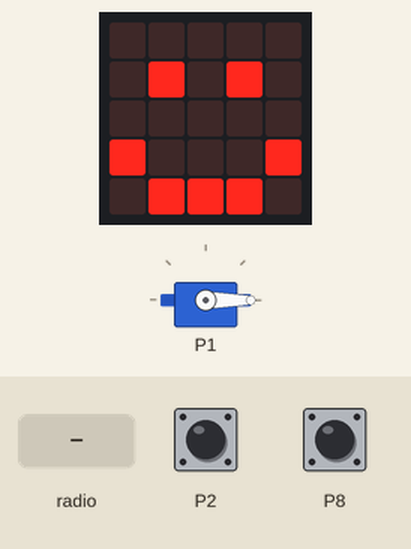
A program run on a simulated BBC micro:bit (MakeCode). Shown: servo, the board's 5×5 LED display. The inputs (shaded band) are chosen by the test bench; at power-on: P2 HIGH, P8 HIGH. No radio messages arrive unless stated (any console line starting 'radio sent:' is added by the test bench); what the program prints to the serial console is not drawn.

Above: at 1.8 s.
1.9 s: radio message "1" arrives
At 2.3 s:
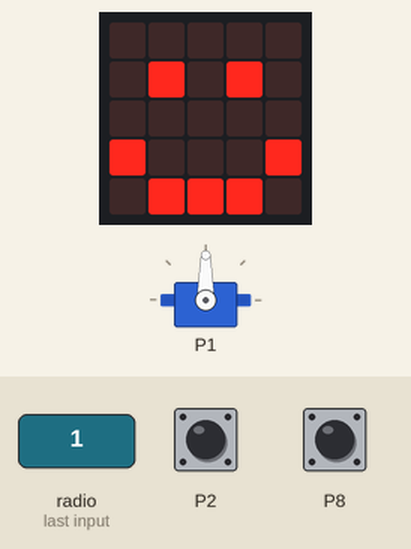
At 2.8 s:
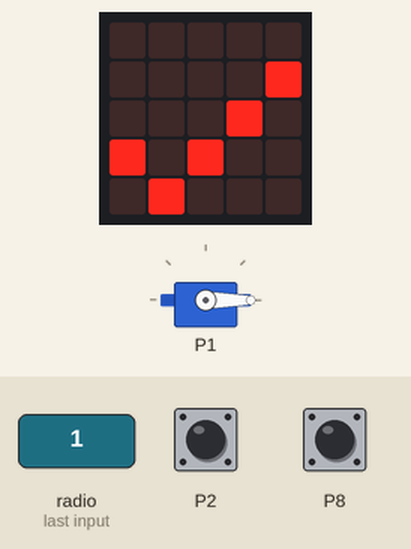
4.0 s: P2 pulled LOW for 0.15 s
Timing chart, 0 to 7.0 s (numbered marks = the images above; inputs shaded):
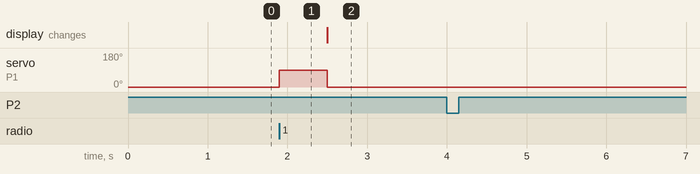

The program:

main.ts
```typescript
/**
 * Prof. Maffucci Michele
 *
 * https://www.maffucci.it
 */
radio.onReceivedNumber(function (receivedNumber) {
    // Se viene ricevuto il valore 1 il servomotore del box 2 viene fermato e successivamente ruotato in senso antiorario di 90 °
    if (receivedNumber == 1) {
        pins.servoWritePin(AnalogPin.P1, 90)
        basic.showLeds(`
            . . . . .
            . # . # .
            . . . . .
            # . . . #
            . # # # .
            `)
        basic.pause(200)
        pins.servoWritePin(AnalogPin.P1, 0)
        basic.showIcon(IconNames.Yes)
        basic.pause(200)
    }
    // Se viene ricevuto il valore 2 il servomotore del box 3 viene fermato e successivamente ruotato in senso antiorario di 90 °
    if (receivedNumber == 2) {
        pins.servoWritePin(AnalogPin.P1, 90)
        basic.showLeds(`
            . . . . .
            . # . # .
            . . . . .
            # . . . #
            . # # # .
            `)
        basic.pause(200)
        pins.servoWritePin(AnalogPin.P1, 0)
        basic.showIcon(IconNames.Yes)
        basic.pause(200)
    }
})
/**
 * Le due istruzioni: "set pull pin" sono importanti, se non inserite potrebbero danneggiare la scheda
 */
radio.setGroup(1)
pins.servoWritePin(AnalogPin.P1, 0)
// IMPORTANTE abilitare la resistenza di Pull Up sul Pin 2
pins.setPull(DigitalPin.P2, PinPullMode.PullUp)
// IMPORTANTE abilitare la resistenza di Pull Up sul Pin 8
pins.setPull(DigitalPin.P8, PinPullMode.PullUp)
basic.showIcon(IconNames.Happy)
basic.forever(function () {
    // Se il pulsante connesso al pin P2 viene premuto sul pin P2 viene impostato il valore 0, in tal caso viene inviato il numero 1
    if (pins.digitalReadPin(DigitalPin.P2) == 0) {
        radio.sendNumber(1)
        basic.pause(200)
    }
    // Se il pulsante connesso al pin P8 viene premuto sul pin P8 viene impostato il valore 0, in tal caso viene inviato il numero 2
    if (pins.digitalReadPin(DigitalPin.P8) == 0) {
        radio.sendNumber(2)
        basic.pause(200)
    }
})
```

test.ts
```typescript
// i test vanno qui; questi non saranno compilati quando questo pacchetto viene usato come estensione.
```

Measured:
- after the input at 1.9 s, servo on P1: 0° → 90° at once, → 0° 0.60 s later
- after the input at 4.0 s, every drawn part: stays the same
